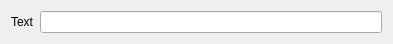
<?xml version="1.0" encoding="UTF-8"?>
<ui version="4.0">
 <class>EditLabel</class>
 <widget class="QWidget" name="EditLabel">
  <property name="geometry">
   <rect>
    <x>0</x>
    <y>0</y>
    <width>393</width>
    <height>44</height>
   </rect>
  </property>
  <property name="windowTitle">
   <string>EditLabel</string>
  </property>
  <layout class="QHBoxLayout" name="horizontalLayout">
   <item>
    <widget class="QLabel" name="label">
     <property name="text">
      <string>Text</string>
     </property>
    </widget>
   </item>
   <item>
    <widget class="QLineEdit" name="editBar"/>
   </item>
  </layout>
 </widget>
 <resources/>
 <connections/>
</ui>
